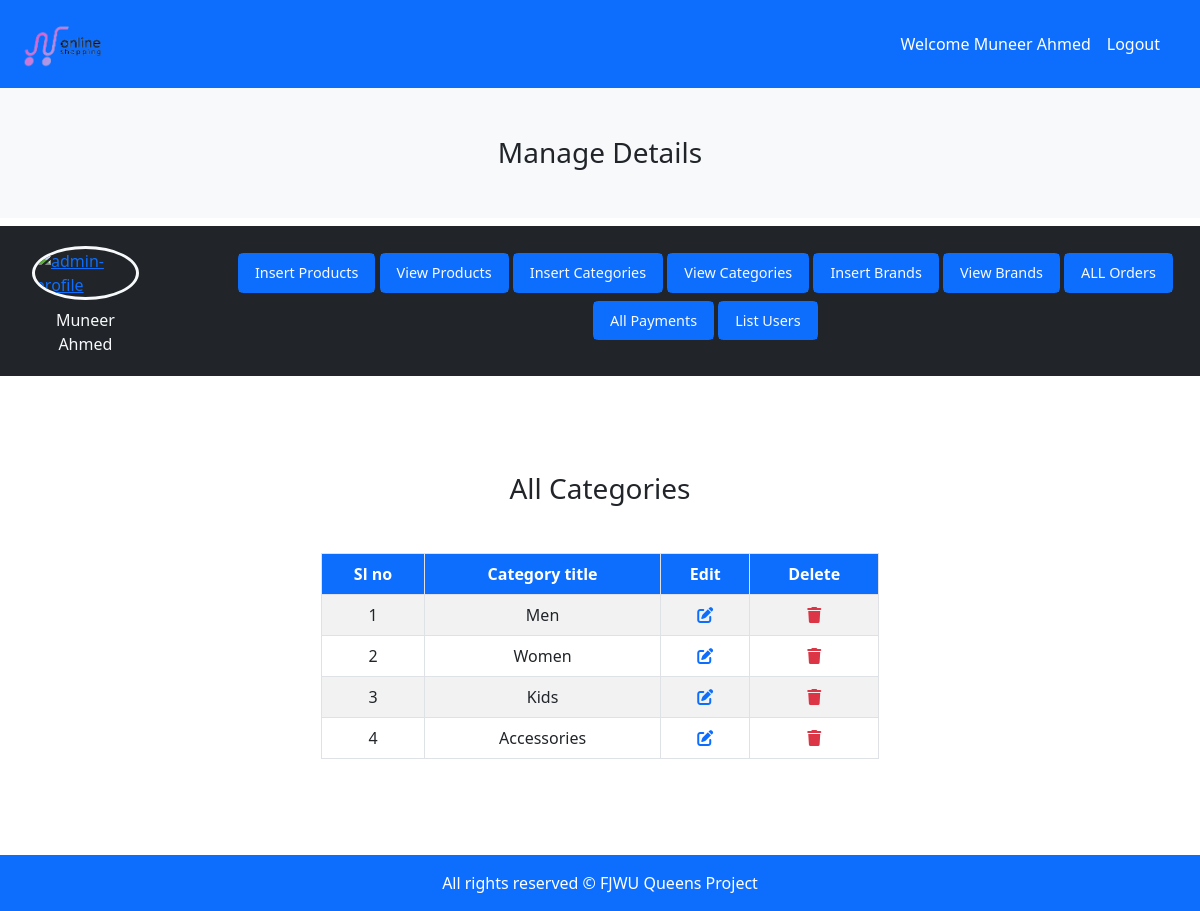
Page /Admin/index.php?view_categories (signed in) on the committed database.
### tables this page shows
CREATE TABLE `categories` (
  `category_id` int(11) NOT NULL,
  `category_title` varchar(100) NOT NULL
);

### Admin/view_categories.php (the view, shortened to what this page needs)
<h3 class="text-center">All Categories</h3>
<table class="table table-bordered table-striped mt-5 w-50 m-auto text-center">
    <thead class="bg-primary text-white">
        <th>Sl no</th>
        <th>Category title</th>
        <th>Edit</th>
        <th>Delete</th>
    </thead>
    <tbody>
    <?php
    $select_category = "SELECT * FROM categories";
    $result = mysqli_query($connection, $select_category);
    $number = 0;
    while ($row = mysqli_fetch_assoc($result)) {
        $category_id = $row['category_id'];
        $category_title = $row['category_title'];
        $number++;
        ?>
        <tr>
            <td><?php echo $number; ?></td>
            <td><?php echo $category_title; ?></td>
            <td><a href='index.php?edit_category=<?php echo $category_id; ?>' class='text-dark'><i class='fa-solid fa-pen-to-square text-primary'></i></a></td>
            <td><a href='index.php?delete_category=<?php echo $category_id; ?>' class='text-dark' type="button"  data-bs-toggle="modal" data-bs-target="#exampleModal"><i class='fa-solid fa-trash text-danger'></i></a></td>
        </tr>
    <?php
    }
    ?>
    </tbody>
</table>

### style.css (style rules this page uses)
* { margin: 0; padding: 0; box-sizing: border-box; }
body { overflow-x: hidden; }

### rows in the picture
categories: category_title "Men"
categories: category_title "Women"
categories: category_title "Kids"
categories: category_title "Accessories"

### other values in the picture
$_SESSION['admin_username'] "Muneer Ahmed"
